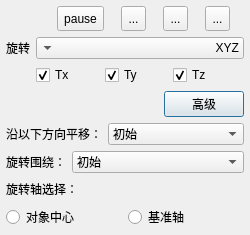
<?xml version="1.0" encoding="UTF-8"?>
<ui version="4.0">
 <class>GraphicalTransformationDlg</class>
 <widget class="QDialog" name="GraphicalTransformationDlg">
  <property name="geometry">
   <rect>
    <x>0</x>
    <y>0</y>
    <width>250</width>
    <height>235</height>
   </rect>
  </property>
  <property name="sizePolicy">
   <sizepolicy hsizetype="Maximum" vsizetype="Maximum">
    <horstretch>0</horstretch>
    <verstretch>0</verstretch>
   </sizepolicy>
  </property>
  <property name="windowTitle">
   <string>图形平移/旋转变换</string>
  </property>
  <layout class="QVBoxLayout" name="verticalLayout">
   <property name="sizeConstraint">
    <enum>QLayout::SetDefaultConstraint</enum>
   </property>
   <property name="leftMargin">
    <number>6</number>
   </property>
   <property name="topMargin">
    <number>6</number>
   </property>
   <property name="rightMargin">
    <number>6</number>
   </property>
   <property name="bottomMargin">
    <number>6</number>
   </property>
   <item>
    <widget class="QFrame" name="frame">
     <property name="sizePolicy">
      <sizepolicy hsizetype="Expanding" vsizetype="Maximum">
       <horstretch>0</horstretch>
       <verstretch>0</verstretch>
      </sizepolicy>
     </property>
     <layout class="QHBoxLayout" name="horizontalLayout">
      <property name="leftMargin">
       <number>0</number>
      </property>
      <property name="topMargin">
       <number>0</number>
      </property>
      <property name="rightMargin">
       <number>0</number>
      </property>
      <property name="bottomMargin">
       <number>0</number>
      </property>
      <item>
       <spacer name="horizontalSpacer">
        <property name="orientation">
         <enum>Qt::Horizontal</enum>
        </property>
        <property name="sizeType">
         <enum>QSizePolicy::Preferred</enum>
        </property>
        <property name="sizeHint" stdset="0">
         <size>
          <width>40</width>
          <height>20</height>
         </size>
        </property>
       </spacer>
      </item>
      <item>
       <widget class="QToolButton" name="pauseButton">
        <property name="minimumSize">
         <size>
          <width>25</width>
          <height>25</height>
         </size>
        </property>
        <property name="toolTip">
         <string>暂停</string>
        </property>
        <property name="statusTip">
         <string>Pause transformation (allow rotation/panning of 3D view)</string>
        </property>
        <property name="text">
         <string>pause</string>
        </property>
        <property name="icon">
         <iconset resource="../icones.qrc">
          <normaloff>:/CC/images/smallPause.png</normaloff>:/CC/images/smallPause.png</iconset>
        </property>
        <property name="checkable">
         <bool>true</bool>
        </property>
        <property name="checked">
         <bool>false</bool>
        </property>
       </widget>
      </item>
      <item>
       <widget class="QToolButton" name="razButton">
        <property name="minimumSize">
         <size>
          <width>25</width>
          <height>25</height>
         </size>
        </property>
        <property name="toolTip">
         <string>重置</string>
        </property>
        <property name="text">
         <string notr="true">...</string>
        </property>
        <property name="icon">
         <iconset resource="../icones.qrc">
          <normaloff>:/CC/images/smallReset.png</normaloff>:/CC/images/smallReset.png</iconset>
        </property>
       </widget>
      </item>
      <item>
       <widget class="QToolButton" name="okButton">
        <property name="minimumSize">
         <size>
          <width>25</width>
          <height>25</height>
         </size>
        </property>
        <property name="toolTip">
         <string>确认</string>
        </property>
        <property name="text">
         <string notr="true">...</string>
        </property>
        <property name="icon">
         <iconset resource="../icones.qrc">
          <normaloff>:/CC/images/smallValidate.png</normaloff>:/CC/images/smallValidate.png</iconset>
        </property>
       </widget>
      </item>
      <item>
       <widget class="QToolButton" name="cancelButton">
        <property name="minimumSize">
         <size>
          <width>25</width>
          <height>25</height>
         </size>
        </property>
        <property name="toolTip">
         <string>取消</string>
        </property>
        <property name="text">
         <string notr="true">...</string>
        </property>
        <property name="icon">
         <iconset resource="../icones.qrc">
          <normaloff>:/CC/images/smallCancel.png</normaloff>:/CC/images/smallCancel.png</iconset>
        </property>
       </widget>
      </item>
     </layout>
    </widget>
   </item>
   <item>
    <layout class="QHBoxLayout" name="horizontalLayout_2">
     <item>
      <widget class="QLabel" name="label">
       <property name="sizePolicy">
        <sizepolicy hsizetype="Maximum" vsizetype="Preferred">
         <horstretch>0</horstretch>
         <verstretch>0</verstretch>
        </sizepolicy>
       </property>
       <property name="text">
        <string>旋转</string>
       </property>
       <property name="alignment">
        <set>Qt::AlignRight|Qt::AlignTrailing|Qt::AlignVCenter</set>
       </property>
      </widget>
     </item>
     <item>
      <widget class="QComboBox" name="rotComboBox">
       <property name="sizePolicy">
        <sizepolicy hsizetype="Preferred" vsizetype="Fixed">
         <horstretch>0</horstretch>
         <verstretch>0</verstretch>
        </sizepolicy>
       </property>
       <property name="layoutDirection">
        <enum>Qt::RightToLeft</enum>
       </property>
       <item>
        <property name="text">
         <string notr="true">XYZ</string>
        </property>
       </item>
       <item>
        <property name="text">
         <string notr="true">X</string>
        </property>
       </item>
       <item>
        <property name="text">
         <string notr="true">Y</string>
        </property>
       </item>
       <item>
        <property name="text">
         <string notr="true">Z</string>
        </property>
       </item>
       <item>
        <property name="text">
         <string>None</string>
        </property>
       </item>
      </widget>
     </item>
    </layout>
   </item>
   <item>
    <layout class="QHBoxLayout" name="horizontalLayout_3">
     <property name="spacing">
      <number>0</number>
     </property>
     <item>
      <widget class="QCheckBox" name="TxCheckBox">
       <property name="sizePolicy">
        <sizepolicy hsizetype="Maximum" vsizetype="Fixed">
         <horstretch>0</horstretch>
         <verstretch>0</verstretch>
        </sizepolicy>
       </property>
       <property name="text">
        <string notr="true">Tx</string>
       </property>
       <property name="checked">
        <bool>true</bool>
       </property>
      </widget>
     </item>
     <item>
      <widget class="QCheckBox" name="TyCheckBox">
       <property name="sizePolicy">
        <sizepolicy hsizetype="Maximum" vsizetype="Fixed">
         <horstretch>0</horstretch>
         <verstretch>0</verstretch>
        </sizepolicy>
       </property>
       <property name="text">
        <string notr="true">Ty</string>
       </property>
       <property name="checked">
        <bool>true</bool>
       </property>
      </widget>
     </item>
     <item>
      <widget class="QCheckBox" name="TzCheckBox">
       <property name="sizePolicy">
        <sizepolicy hsizetype="Maximum" vsizetype="Fixed">
         <horstretch>0</horstretch>
         <verstretch>0</verstretch>
        </sizepolicy>
       </property>
       <property name="text">
        <string notr="true">Tz</string>
       </property>
       <property name="checked">
        <bool>true</bool>
       </property>
      </widget>
     </item>
    </layout>
   </item>
   <item>
    <layout class="QHBoxLayout" name="horizontalLayout_4">
     <item>
      <spacer name="horizontalSpacer_4">
       <property name="orientation">
        <enum>Qt::Horizontal</enum>
       </property>
       <property name="sizeHint" stdset="0">
        <size>
         <width>40</width>
         <height>20</height>
        </size>
       </property>
      </spacer>
     </item>
     <item>
      <widget class="QPushButton" name="advPushButton">
       <property name="text">
        <string>高级</string>
       </property>
       <property name="checkable">
        <bool>true</bool>
       </property>
      </widget>
     </item>
    </layout>
   </item>
   <item>
    <layout class="QHBoxLayout" name="horizontalLayout_5" stretch="0,0">
     <item>
      <widget class="QLabel" name="translateLabel">
       <property name="text">
        <string>沿以下方向平移：</string>
       </property>
      </widget>
     </item>
     <item>
      <widget class="QComboBox" name="advTranslateComboBox">
       <property name="sizePolicy">
        <sizepolicy hsizetype="MinimumExpanding" vsizetype="Fixed">
         <horstretch>0</horstretch>
         <verstretch>0</verstretch>
        </sizepolicy>
       </property>
       <item>
        <property name="text">
         <string>初始</string>
        </property>
       </item>
      </widget>
     </item>
    </layout>
   </item>
   <item>
    <layout class="QHBoxLayout" name="horizontalLayout_6">
     <item>
      <widget class="QLabel" name="rotateLabel">
       <property name="sizePolicy">
        <sizepolicy hsizetype="Minimum" vsizetype="Preferred">
         <horstretch>0</horstretch>
         <verstretch>0</verstretch>
        </sizepolicy>
       </property>
       <property name="text">
        <string>旋转围绕：</string>
       </property>
      </widget>
     </item>
     <item>
      <widget class="QComboBox" name="advRotateComboBox">
       <property name="sizePolicy">
        <sizepolicy hsizetype="MinimumExpanding" vsizetype="Fixed">
         <horstretch>0</horstretch>
         <verstretch>0</verstretch>
        </sizepolicy>
       </property>
       <item>
        <property name="text">
         <string>初始</string>
        </property>
       </item>
      </widget>
     </item>
    </layout>
   </item>
   <item>
    <widget class="QLabel" name="rotAxisLabel">
     <property name="sizePolicy">
      <sizepolicy hsizetype="Preferred" vsizetype="Preferred">
       <horstretch>0</horstretch>
       <verstretch>0</verstretch>
      </sizepolicy>
     </property>
     <property name="text">
      <string>旋转轴选择：</string>
     </property>
    </widget>
   </item>
   <item>
    <layout class="QHBoxLayout" name="horizontalLayout_7">
     <item>
      <widget class="QRadioButton" name="objCenterRadio">
       <property name="sizePolicy">
        <sizepolicy hsizetype="Preferred" vsizetype="Preferred">
         <horstretch>0</horstretch>
         <verstretch>0</verstretch>
        </sizepolicy>
       </property>
       <property name="text">
        <string>对象中心</string>
       </property>
      </widget>
     </item>
     <item>
      <widget class="QRadioButton" name="refAxisRadio">
       <property name="sizePolicy">
        <sizepolicy hsizetype="Preferred" vsizetype="Preferred">
         <horstretch>0</horstretch>
         <verstretch>0</verstretch>
        </sizepolicy>
       </property>
       <property name="text">
        <string>基准轴</string>
       </property>
      </widget>
     </item>
    </layout>
   </item>
  </layout>
 </widget>
 <resources>
  <include location="../icones.qrc"/>
 </resources>
 <connections/>
</ui>
